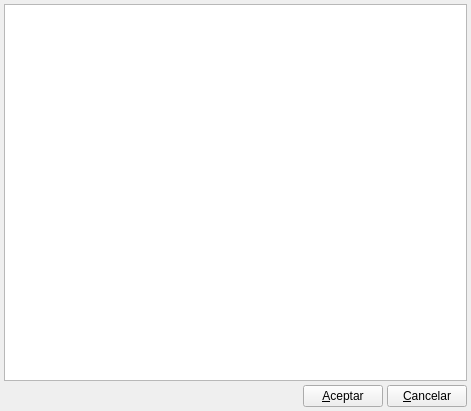
<?xml version="1.0" encoding="UTF-8"?>
<ui version="4.0">
 <author>Tomeu Borras Riera</author>
 <class>BfSerieFacturaBase</class>
 <widget class="QWidget" name="BfSerieFacturaBase">
  <property name="geometry">
   <rect>
    <x>0</x>
    <y>0</y>
    <width>471</width>
    <height>411</height>
   </rect>
  </property>
  <property name="windowTitle">
   <string>Series de factura</string>
  </property>
  <property name="windowIcon">
   <iconset resource="../../bulmages.qrc">
    <normaloff>:/BfBulmaFact48x48/images/png/48x48/i_bulmages_ventas_facturas.48x48.png</normaloff>:/BfBulmaFact48x48/images/png/48x48/i_bulmages_ventas_facturas.48x48.png</iconset>
  </property>
  <layout class="QVBoxLayout">
   <property name="spacing">
    <number>4</number>
   </property>
   <property name="margin">
    <number>4</number>
   </property>
   <item>
    <widget class="BfSerieFacturaSubForm" name="mui_listado"/>
   </item>
   <item>
    <layout class="QHBoxLayout">
     <property name="spacing">
      <number>4</number>
     </property>
     <property name="margin">
      <number>0</number>
     </property>
     <item>
      <spacer>
       <property name="orientation">
        <enum>Qt::Horizontal</enum>
       </property>
       <property name="sizeHint" stdset="0">
        <size>
         <width>581</width>
         <height>20</height>
        </size>
       </property>
      </spacer>
     </item>
     <item>
      <widget class="QPushButton" name="mui_aceptar">
       <property name="text">
        <string>&amp;Aceptar</string>
       </property>
      </widget>
     </item>
     <item>
      <widget class="QPushButton" name="mui_cancelar">
       <property name="text">
        <string>&amp;Cancelar</string>
       </property>
      </widget>
     </item>
    </layout>
   </item>
  </layout>
 </widget>
 <layoutdefault spacing="2" margin="6"/>
 <customwidgets>
  <customwidget>
   <class>BfSerieFacturaSubForm</class>
   <extends>QTableWidget</extends>
   <header>bfseriefacturaview.h</header>
  </customwidget>
 </customwidgets>
 <resources>
  <include location="../../bulmages.qrc"/>
 </resources>
 <connections>
  <connection>
   <sender>mui_cancelar</sender>
   <signal>clicked()</signal>
   <receiver>BfSerieFacturaBase</receiver>
   <slot>close()</slot>
   <hints>
    <hint type="sourcelabel">
     <x>311</x>
     <y>563</y>
    </hint>
    <hint type="destinationlabel">
     <x>6</x>
     <y>564</y>
    </hint>
   </hints>
  </connection>
 </connections>
</ui>
